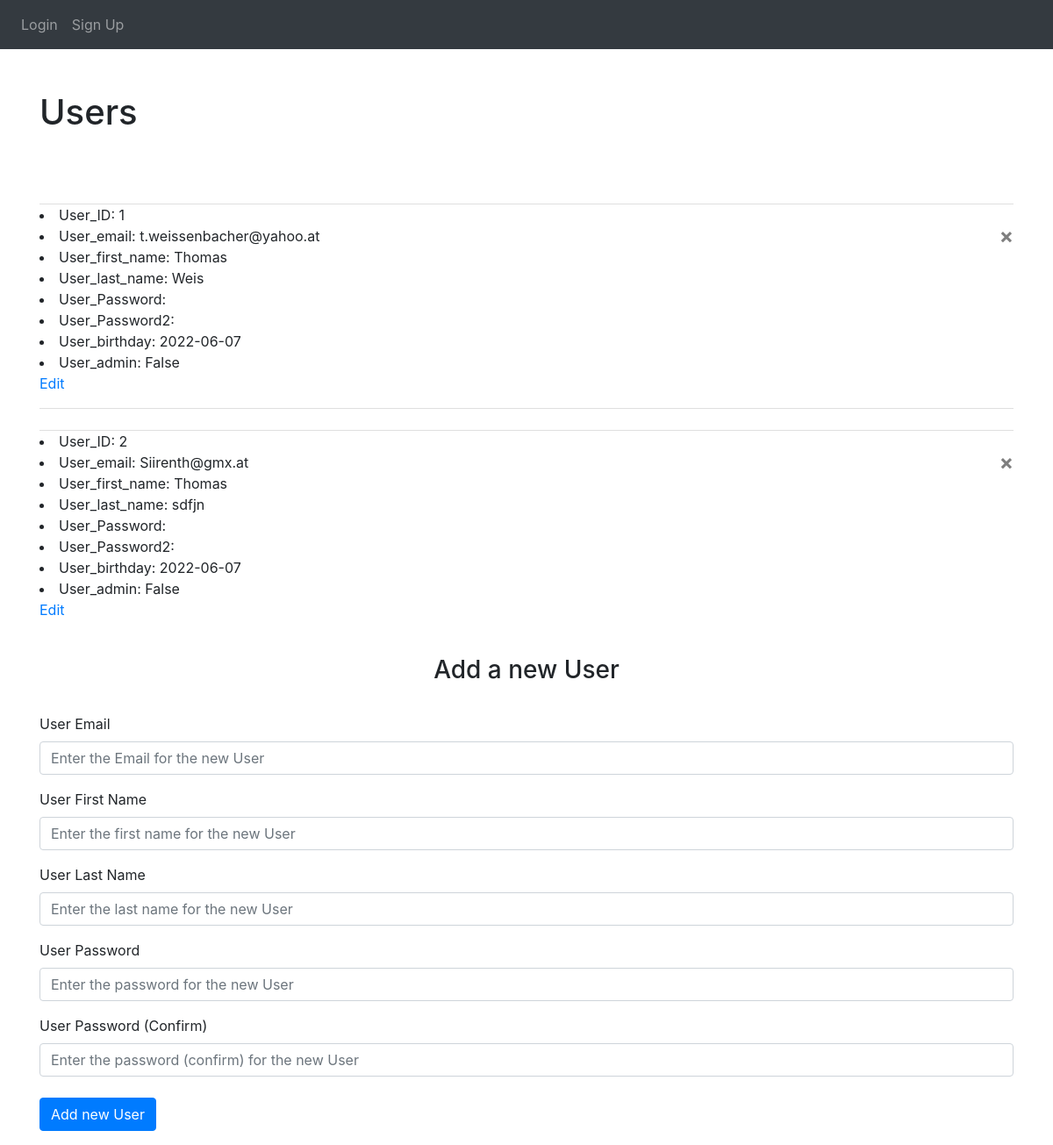
The app's page /all_users, older data.
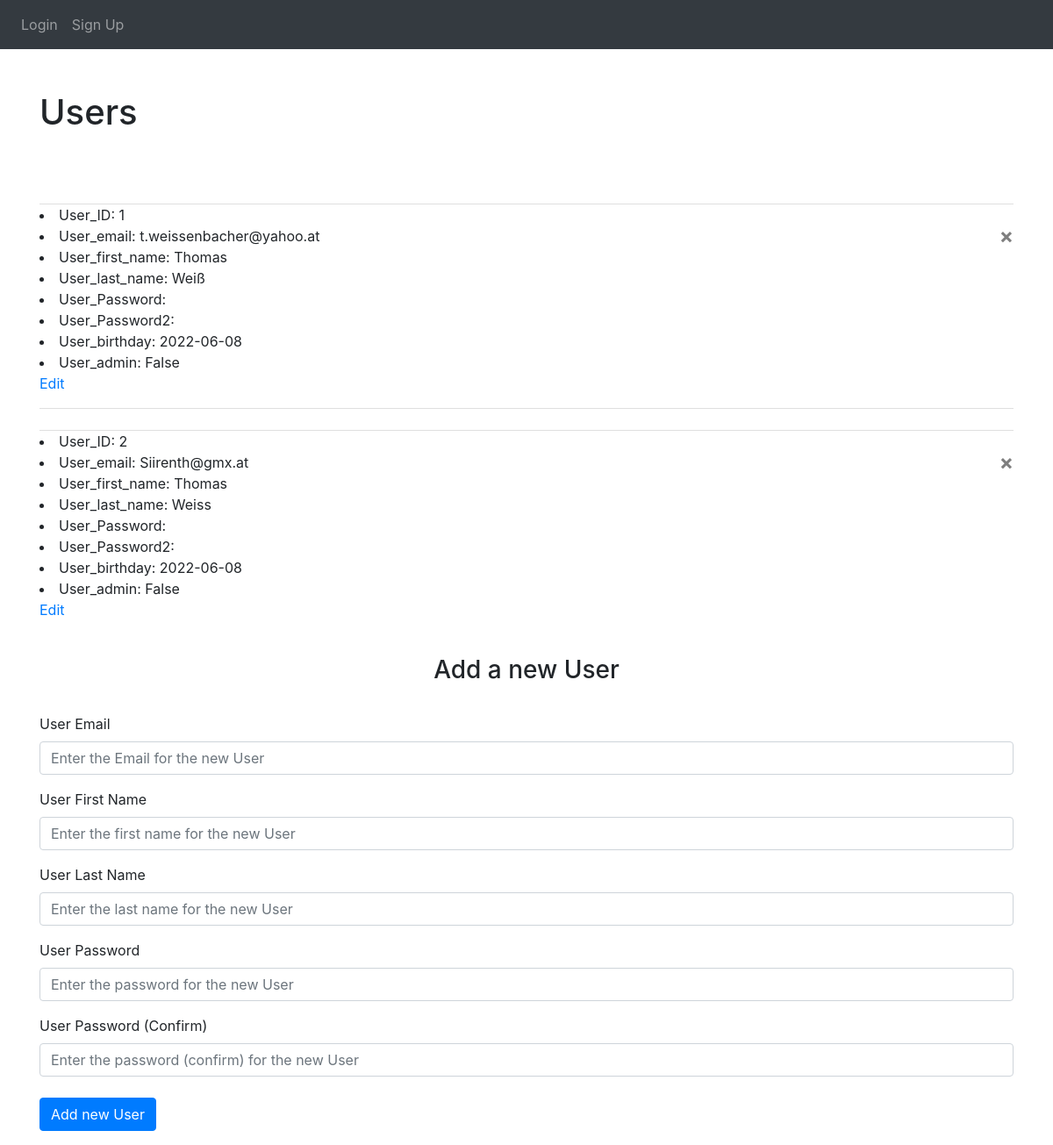
The same page, newer data.
### website/models.py (models this page shows)
class User(db.Model, UserMixin):
    id = db.Column(db.Integer, primary_key=True)
    email = db.Column(db.String(150), unique=True)
    password = db.Column(db.String(150))
    first_name = db.Column(db.String(150))
    last_name = db.Column(db.String(150))
    birthday = db.Column(db.Date, default=func.now())
    admin = db.Column(db.Boolean, default=False)

### website/views.py (the view, shortened to what this page needs)
@views.route('/all_users', methods=['GET', 'POST'])
def get_all_users():
    all_users = User.query.all()
    return render_template("users.html", user=current_user, all_users=all_users)

### website/templates/users.html (shortened to what this page needs)
{% extends "base.html" %}
{% block content %}
    <h1 class="py-5">Users</h1>
    <u1 class="list-group list-group-flush" id="users-list">
        {% for u in all_users %}
            <li class="list-group-item">
                <li>
                    <span class="field-name">User_ID:</span>
                    <span class="field-value">{{ u.id }}</span>
                </li>
                <li>
                    <span class="field-name">User_email:</span>
                    <span class="field-value">{{ u.email }}</span>
                    <button type="button" class="close" onClick="deleteUser({{ u.id }})">
                        <span aria-hidden="true">&times;</span>
                    </button>
                </li>
                <li>
                    <span class="field-name">User_first_name:</span>
                    <span class="field-value">{{ u.first_name }}</span>
                </li>
                <li>
                    <span class="field-name">User_last_name:</span>
                    <span class="field-value">{{ u.last_name }}</span>
                </li>
                <li>
                    <span class="field-name">User_Password:</span>
                </li>
                <li>
                    <span class="field-name">User_Password2:</span>
                </li>
                <li>
                    <span class="field-name">User_birthday:</span>
                    <span class="field-value">{{ u.birthday }}</span>
                </li>
                <li>
                    <span class="field-name">User_admin:</span>
                    <span class="field-value">{{ u.admin }}</span>
                    {% if user == current_user %}
                    <p><a href="/edit_users/{{ u.id }}">Edit</a></p>
                    {% endif %}
                </li>
            </li>
        {% endfor %}
    </u1>
<br />
<form method="POST">
  <h3 align="center">Add a new User</h3>
  <br />
  <div class="form-group">
    <label for="us_email">User Email</label>
    <input
      type="email"
      class="form-control"
      id="us_email"
      name="us_email"
      placeholder="Enter the Email for the new User"
    />
  </div>
  <div class="form-group">
    <label for="us_first_name">User First Name</label>
    <input
      type="text"
      class="form-control"
      id="us_first_name"
      name="us_first_name"
      placeholder="Enter the first name for the new User"
    />
  </div>
  <div class="form-group">
    <label for="us_last_name">User Last Name</label>
    <input
      type="text"
      class="form-control"
      id="us_last_name"
      name="us_last_name"
      placeholder="Enter the last name for the new User"
    />
  </div>
  <div class="form-group">
    <label for="us_password1">User Password</label>
    <input
      type="password"
      class="form-control"
      id="us_password1"
      name="us_password1"
      placeholder="Enter the password for the new User"
    />
  </div>
  <div class="form-group">
    <label for="us_password2">User Password (Confirm)</label>
    <input
      type="password"
      class="form-control"
      id="us_password2"
      name="us_password2"
      placeholder="Enter the password (confirm) for the new User"
    />
  <br />
  <button type="add" class="btn btn-primary">Add new User</button>
</form>
{% endblock %}

Row changes from the older to the newer data that the page shows:
changed User "t.weissenbacher@yahoo.at": last_name "Weis" → "Weiß"; birthday "2022-06-07" → "2022-06-08"
changed User "Siirenth@gmx.at": last_name "sdfjn" → "Weiss"; birthday "2022-06-07" → "2022-06-08"
